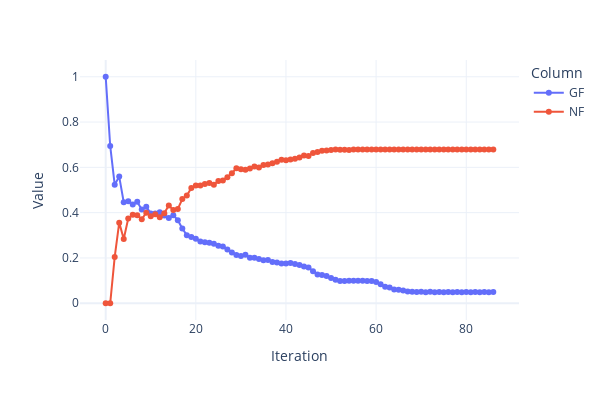

Notebook cell for this chart:
### Code cell
plot_columns_vs_iteration(one_file,['GF','NF'])
